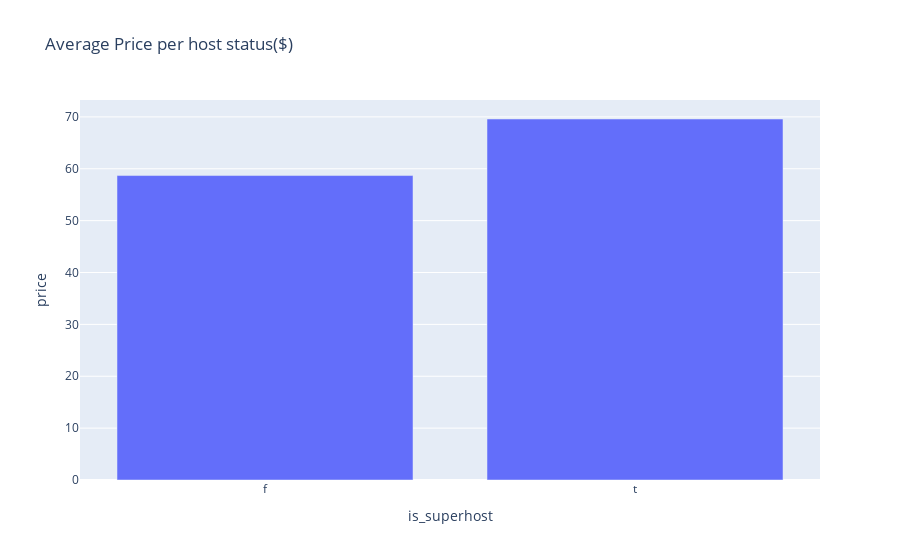

The cell this chart's notebook holds for it:
### Code cell
# Superhost vs regular host price
plot_bar_graph(df,'is_superhost','price','Average Price per host status($)')

### Figure 1 — Plotly figure (JSON) as saved in the notebook; plotly's stock layout.template omitted (floating-point values rounded to 4 significant figures)
{"data": [{"alignmentgroup": "True", "hovertemplate": "is_superhost=%{x}<br>price=%{y}<extra></extra>", "legendgroup": "", "marker": {"color": "#636efa", "pattern": {"shape": ""}}, "name": "", "offsetgroup": "", "orientation": "v", "showlegend": false, "textposition": "auto", "type": "bar", "x": ["f", "t"], "xaxis": "x", "y": [58.69, 69.59], "yaxis": "y"}], "layout": {"barmode": "relative", "legend": {"tracegroupgap": 0}, "title": {"text": "Average Price per host status($)"}, "xaxis": {"anchor": "y", "domain": [0, 1], "title": {"text": "is_superhost"}}, "yaxis": {"anchor": "x", "domain": [0, 1], "title": {"text": "price"}}}}
